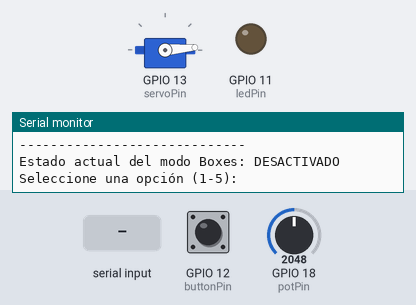
Recording of a sketch running on a simulated ESP32-S3. On the bench: servo, output pins drawn as LEDs (lit = HIGH), the last lines printed to the serial monitor. Dashed ring = blinking. Inputs (shaded band) come from the test bench; at power-on: GPIO 12 (buttonPin) HIGH, GPIO 18 (potPin) = 2048.

Above: at 1.2 s.
1.3 s: GPIO 12 (buttonPin) pulled LOW for 1 s
At 1.45 s:
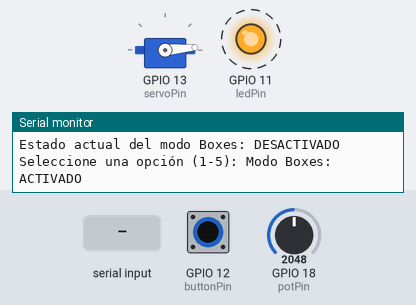
3.8 s: GPIO 18 (potPin) set to 1228
At 4.55 s:
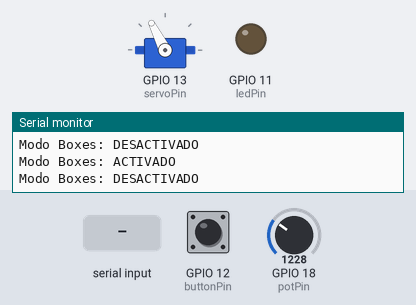
6.8 s: "5\n" received over Serial
At 7.4 s:
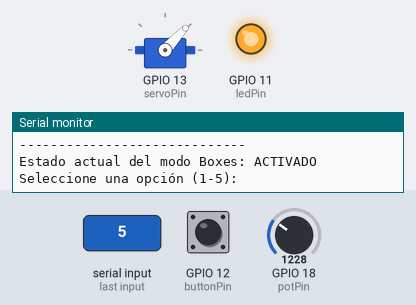
8.3 s: GPIO 12 (buttonPin) pulled LOW for 0.15 s
At 8.6 s:
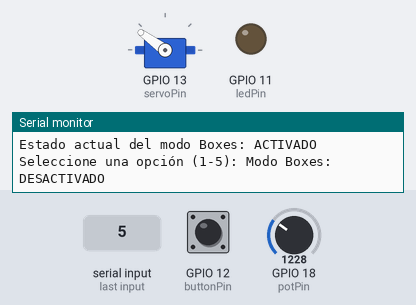
11.3 s: GPIO 18 (potPin) set to 4095
Timing chart, 0 to 14.3 s (numbered marks = the images above; inputs shaded):
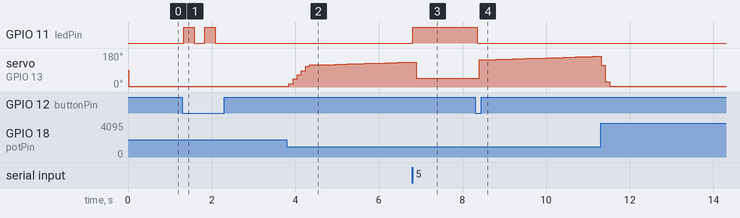

The sketch:

practica3oral.ino
```cpp
#include <ESP32Servo.h>
#include <PID_v1_bc.h>

// ===== DEFINIÓN DE PINES =====
const int potPin = 18;      // Potenciómetro (GPIO18)
const int buttonPin = 12;   // Pulsador (GPIO12)
const int ledPin = 11;      // LED rojo (GPIO11)
const int servoPin = 13;    // Servo (GPIO13)

// ===== FILTRO POTENCIÓMETRO =====
const int numReadings = 10; // Número de lecturas para el promedio
int readings[numReadings];  // Array para almacenar lecturas
int readIndex = 0;          // Índice de la lectura actual
int total = 0;              // Suma total

// ===== VARIABLES GLOBALES =====
Servo throttleServo;
double Setpoint, Input, Output;
bool pitMode = false;
unsigned long lastButtonPress = 0;
const int debounceDelay = 250;

// Parámetros PID
double Kp = 0.8, Ki = 0.05, Kd = 0.02;

// ===== CONFIGURACIÓN DEL PID =====
PID myPID(&Input, &Output, &Setpoint, Kp, Ki, Kd, DIRECT);

// ===== DECLARACIONES DE FUNCIÓN =====
void handleButton();
void handleSerialMenu();
void adjustParameter(const char* paramName, double* param);
void displayMenu();

// ===== SETUP =====
void setup() {
  Serial.begin(115200);

  pinMode(potPin, INPUT);
  pinMode(buttonPin, INPUT_PULLUP);
  pinMode(ledPin, OUTPUT);

  throttleServo.attach(servoPin);

  // Inicializar filtro del potenciómetro
  for (int i = 0; i < numReadings; i++) {
    readings[i] = analogRead(potPin);
    total += readings[i];
  }
  Input = total / numReadings;
  Setpoint = Input;

  myPID.SetMode(AUTOMATIC);
  myPID.SetOutputLimits(0, 1023);
  digitalWrite(ledPin, LOW);

  displayMenu();
}

// ===== LOOP PRINCIPAL =====
void loop() {
  // Lectura filtrada del potenciómetro
  total -= readings[readIndex];
  readings[readIndex] = analogRead(potPin);
  total += readings[readIndex];
  readIndex = (readIndex + 1) % numReadings;
  Input = total / numReadings;

  handleButton();

  // Manejar estado del LED según el modo pit
  if (pitMode) {
    digitalWrite(ledPin, HIGH);  // Encender LED en modo pit/boxes
    myPID.SetOutputLimits(0, 256);  // Límite al 25%
  } else {
    digitalWrite(ledPin, LOW);   // Apagar LED fuera de modo pit/boxes
    myPID.SetOutputLimits(0, 1023); // Rango completo
  }

  myPID.Compute();

  // Mapeo con límites reducidos y zona muerta para evitar vibraciones
  int servoAngle = map(Output, 0, 1023, 5, 175);
  if (servoAngle > 170) servoAngle = 175;
  if (servoAngle < 10) servoAngle = 5;
  throttleServo.write(servoAngle);

  if (Serial.available() > 0) {
    handleSerialMenu();
  }

  delay(50);
}

// ===== Manejo del pulsador =====
void handleButton() {
  if (digitalRead(buttonPin) == LOW) {  // Botón presionado (lógica invertida con PULLUP)
    if (millis() - lastButtonPress > debounceDelay) {
      lastButtonPress = millis();
      pitMode = !pitMode;
      digitalWrite(ledPin, pitMode ? HIGH : LOW);
      Serial.print("Modo Boxes: ");
      Serial.println(pitMode ? "ACTIVADO" : "DESACTIVADO");
    }
  }
}

// ===== Menú serial =====
void handleSerialMenu() {
  char option = Serial.read();
  // Limpiar buffer serial
  while(Serial.available() > 0) Serial.read();

  switch(option) {
    case '1':
      adjustParameter("Kp", &Kp);
      break;
    case '2':
      adjustParameter("Ki", &Ki);
      break;
    case '3':
      adjustParameter("Kd", &Kd);
      break;
    case '4':
      Serial.print("Ángulo del servo: ");
      Serial.print(map(Output, 0, 1023, 5, 175));
      Serial.println("°");
      break;
    case '5':
      pitMode = !pitMode;
      digitalWrite(ledPin, pitMode ? HIGH : LOW);
      Serial.print("Modo Boxes cambiado manualmente a: ");
      Serial.println(pitMode ? "ACTIVADO" : "DESACTIVADO");
      break;
    case '\n':
    case '\r':
      break;
    default:
      Serial.println("Opción no válida");
  }
  displayMenu();
}

void adjustParameter(const char* paramName, double* param) {
  Serial.print("\nValor actual de ");
  Serial.print(paramName);
  Serial.print(": ");
  Serial.println(*param);
  Serial.println("Ingrese nuevo valor y presione Enter...");

  while(Serial.available() == 0);
  String inputStr = Serial.readStringUntil('\n');
  inputStr.trim();

  if (inputStr.length() > 0) {
    double newValue = inputStr.toFloat();
    *param = newValue;
    myPID.SetTunings(Kp, Ki, Kd);
    Serial.print(paramName);
    Serial.print(" actualizado a: ");
    Serial.println(*param);
  }
}

void displayMenu() {
  Serial.println("\n--- MENÚ DE CONFIGURACIÓN ---");
  Serial.println("1. Ajustar Kp (Ganancia Proporcional)");
  Serial.println("2. Ajustar Ki (Ganancia Integral)");
  Serial.println("3. Ajustar Kd (Ganancia Derivativa)");
  Serial.println("4. Mostrar ángulo actual del servo");
  Serial.println("5. Cambiar modo Boxes (pit mode)");
  Serial.println("-----------------------------");
  Serial.print("Estado actual del modo Boxes: ");
  Serial.println(pitMode ? "ACTIVADO" : "DESACTIVADO");
  Serial.print("Seleccione una opción (1-5): ");
}
```

Measured:
- after the input at 1.3 s, GPIO 11 (ledPin): alternates HIGH for 0.25 s and LOW for 0.25 s, 4 changes in all, then stays LOW, starting at once
- after the input at 3.8 s, servo on GPIO 13 (servoPin): 5° → 18° after 0.05 s, → 43° 0.10 s later, → 65° 0.10 s later, → 87° 0.10 s later, … (22 changes in this stretch)
- after the input at 6.8 s, GPIO 11 (ledPin): LOW → HIGH at once
- after the input at 8.3 s, GPIO 11 (ledPin): HIGH → LOW after 0.05 s; servo on GPIO 13 (servoPin): moves from 47° to 162° over 2.7 s, starting after 0.10 s
